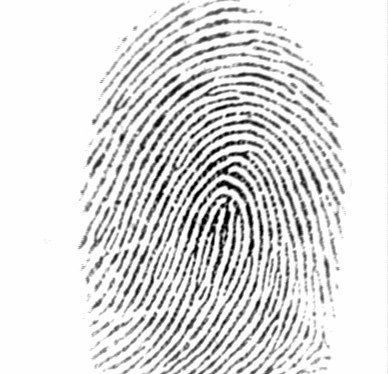
%> input picture DB1_B/Albert_1.tif, 388 x 374 px
$ octave Preprocessing.m   (GNU Octave 9; MATLAB toolbox functions it lacks are replaced by stand-ins)
%> lines starting %> are read from the running program, lines starting %| are printed output that depends on the picture; in (x1, y1, x2, y2) boxes, pixels count from 0 and x2, y2 are one past the last pixel; in counts of white or black regions, pixels touching at a corner belong together; the program's own positions count from 1
Ig=imread('./DB1_B/Albert_1.tif');
%> Ig is the input picture: size 374x388 uint8; min 1, max 254, mean 222
figure(1)
imshow(Ig)
Ieq=histeq(Ig);
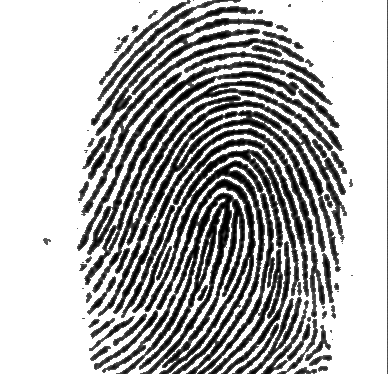
%> Ieq: size 374x388 uint8; min 0, max 255, mean 176.4
figure(10);
imshow(Ieq)
Ibin=imbinarize(Ieq,0.25);
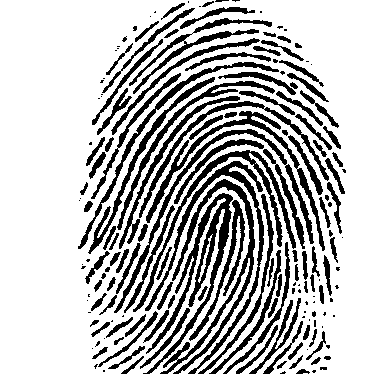
%> Ibin: size 374x388 logical; 74.3% white; 179 black regions (66 under 20 px), largest, box (x1, y1, x2, y2) and area: (143, 193, 233, 374) 2708, (160, 179, 255, 374) 2344, (145, 161, 264, 374) 2035
simage=size(Ibin);
%> simage = [374 388]
figure(2)
imshow(Ibin)

%> (the run ends here)

$ run again, with DB1_B/Albert_2.tif copied over DB1_B/Albert_1.tif
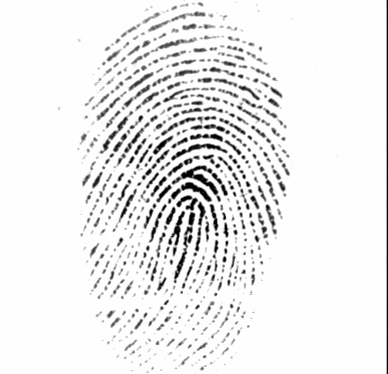
%> input picture DB1_B/Albert_2.tif, 388 x 374 px
%> Ig is the input picture: size 374x388 uint8; min 1, max 254, mean 236.7
%> `Ieq=histeq(Ig);`:
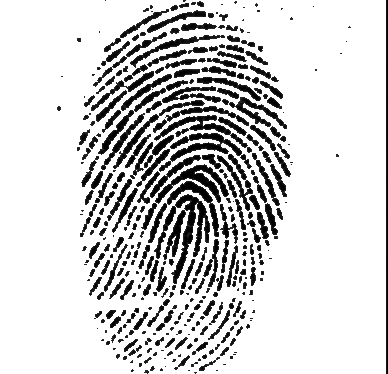
%> Ieq: size 374x388 uint8; min 0, max 255, mean 210.9
%> `Ibin=imbinarize(Ieq,0.25);`:
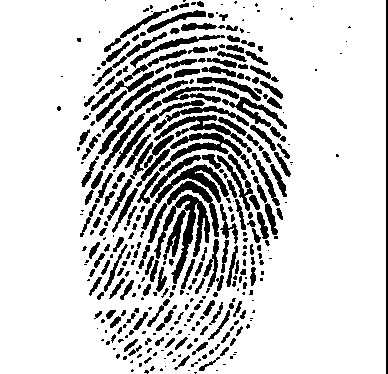
%> Ibin: size 374x388 logical; 81.2% white; 360 black regions (166 under 20 px), largest, box (x1, y1, x2, y2) and area: (154, 194, 210, 284) 1824, (141, 164, 229, 230) 1020, (159, 133, 252, 172) 950
